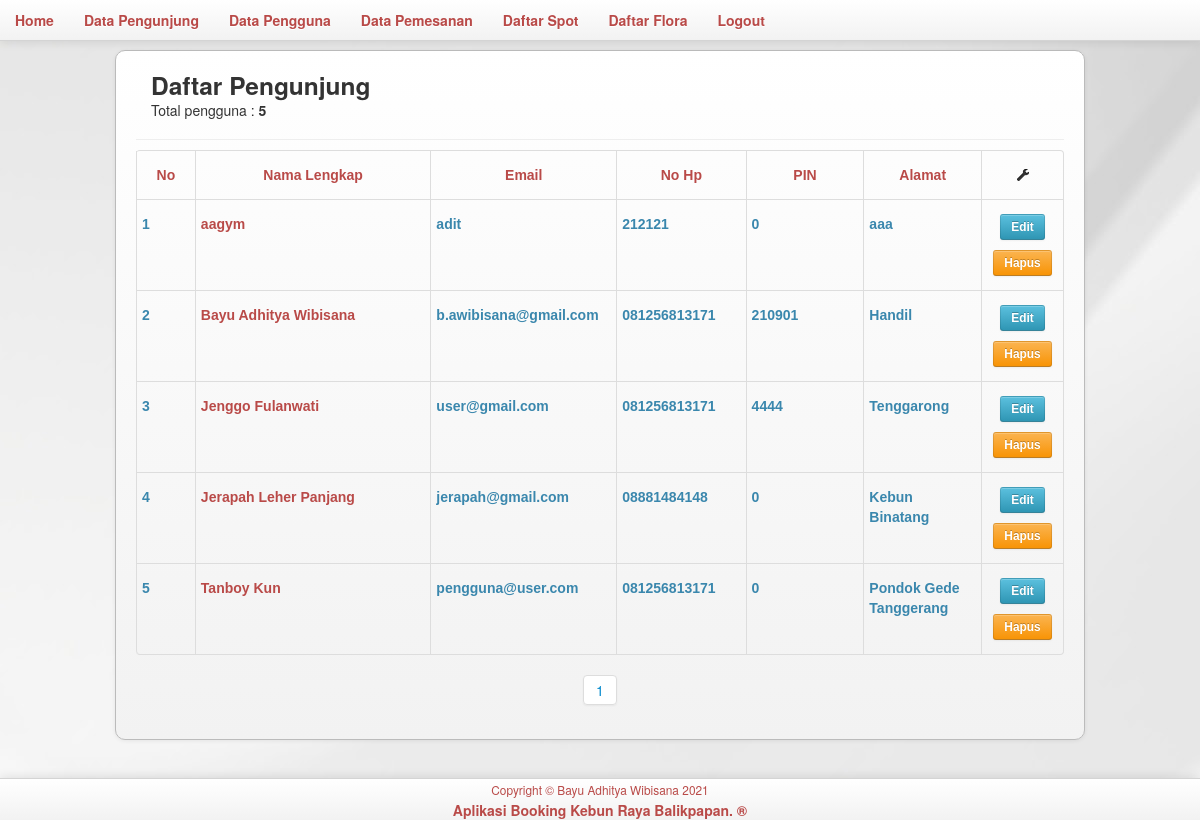
Page /adm/data_pengguna.php (signed in) on the committed database.
### tables this page shows
CREATE TABLE `data_pengguna` (
  `id_pengguna` int(10) NOT NULL,
  `email` varchar(50) NOT NULL,
  `pin` int(10) NOT NULL,
  `no_hp` varchar(25) NOT NULL,
  `jenis_kelamin` varchar(10) NOT NULL,
  `nama_lengkap` varchar(50) NOT NULL,
  `alamat` text NOT NULL
);

### adm/data_pengguna.php (the view, shortened to what this page needs)
<?php
include_once('admin.session.php');
$i = 1;
$jml_per_halaman = 10;
$jml_data = mysqli_num_rows(mysqli_query($conn, "SELECT * FROM data_pengguna"));
$jml_halaman = ceil($jml_data / $jml_per_halaman);
if (isset($_GET['hal'])) {
    $hal = $_GET['hal'];
    $i = ($hal - 1) * $jml_per_halaman  + 1;
    $s = mysqli_query($conn, "SELECT * FROM data_pengguna order by nama_lengkap ASC limit " . (($hal - 1) * $jml_per_halaman) . ", $jml_per_halaman");
} else {
    $s = mysqli_query($conn, "SELECT * FROM data_pengguna order by nama_lengkap ASC limit 0, $jml_per_halaman")
        or die(mysqli_error(''));
}
?>
<!DOCTYPE html>
<html lang="en">
<head>
    <link href="css/bootstrap.min.css" rel="stylesheet" media="screen">
</head>
<body>
    <?php
    include_once('menu.php');
    ?>
    <div class="container">
        <div class="navbar-inner" style="border:1px solid #bbb; border-radius:10px; padding:10px 20px 10px 20px; margin-top:50px; margin-left:auto; margin-right:auto;">
            <div>
                <div class="modal-header">
                    <h3>Daftar Pengunjung</h3>
                    <p>Total pengguna : <b><?php echo $jml_data; ?></b></p>
                </div>
                <div style="margin-top:10px">
                    <table class="table table-condensed table-bordered table-hover">
                        <thead>
                            <td width="5%">
                                <font face="Helvetica, cursive" class="text-error text-center">
                                    <h5>No</h5>
                                </font>
                            </td>
                            <td width="20%">
                                <font face="Helvetica, cursive" class="text-error text-center">
                                    <h5>Nama Lengkap</h5>
                                </font>
                            </td>
                            <td width="5%">
                                <font face="Helvetica, cursive" class="text-error text-center">
                                    <h5>Email</h5>
                                </font>
                            </td>
                            <td width="10%">
                                <font face="Helvetica, cursive" class="text-error text-center">
                                    <h5>No Hp</h5>
                                </font>
                            </td>
                            <td width="10%">
                                <font face="Helvetica, cursive" class="text-error text-center">
                                    <h5>PIN</h5>
                                </font>
                            </td>
                            <td width="10%">
                                <font face="Helvetica, cursive" class="text-error text-center">
                                    <h5>Alamat</h5>
                                </font>
                            </td>
                            <td width="5%">
                                <font face="Helvetica, cursive" class="text-error text-center">
                                    <h5><span class="icon-wrench"></span></h5>
                                </font>
                            </td>
                        </thead>
                        <?php
                        while ($data = mysqli_fetch_array($s)) {
                            $nama = $data['nama_lengkap'];
                            $kode = $data['id_pengguna'];
                        ?>
                            <tbody>
                                <td>
                                    <font face="Helvetica, cursive" class="text-info text-left">
                                        <h5><?php echo $i ?></h5>
                                    </font>
                                </td>
                                <td>
                                    <font face="Helvetica, cursive" class="text-error text-left">
                                        <h5><?php echo "$nama"; ?></h5>
                                    </font>
                                </td>
                                <td>
                                    <font face="Helvetica, cursive" class="text-info text-left">
                                        <h5><?php echo "$data[email]"; ?></h5>
                                    </font>
                                </td>
                                <td>
                                    <font face="Helvetica, cursive" class="text-info text-left">
                                        <h5><?php echo "$data[no_hp]"; ?></h5>
                                    </font>
                                </td>
                                <td>
                                    <font face="Helvetica, cursive" class="text-info text-left">
                                        <h5><?php echo "$data[pin]"; ?></h5>
                                    </font>
                                </td>
                                <td>
                                    <font face="Helvetica, cursive" class="text-info text-left">
                                        <h5><?php echo "$data[alamat]"; ?></h5>
                                    </font>
                                </td>
                                <td>
                                    <font face="Helvetica, cursive" class="text-info text-center">
                                        <h5>
                                            <center>
                                                <a class="btn btn-small btn-info" href="data_pengguna.update.php?kode=<?php echo $kode; ?>" data-toggle="tooltip" data-placement="bottom" title="Edit"> Edit</a>
                                                <a ace="Helvetica, cursive" class="text-info text-center">
                                                    <h5>
                                                        <a class="btn btn-small btn-warning" href="data_pengguna.delete.php?kode=<?php echo $kode; ?>" data-toggle="tooltip" data-placement="bottom" title="Hapus" onclick="return confirm ('Apakah anda yakin ingin menghapus data <?php echo $data['nama_lengkap']; ?>?')">Hapus</a>
                                                    </h5>
                                            </center>
                                    </font>
                                </td>
                            </tbody>
                        <?php $i++;
                        } ?>
                    </table>
                </div>
                <div class="pagination pagination-centered">
                    <ul>
                        <?php for ($i = 1; $i <= $jml_halaman; $i++) { ?>
                            <li><a href="data_pengguna.php?hal=<?php echo $i ?>"><?php echo $i ?></a></li>
                        <?php } ?>
                    </ul>
                </div>
            </div>
        </div>
    </div>
    <br><br><br><br>
    <?php include_once('../footer.php'); ?>
</body>
</html>

### adm/menu.php (shortened to what this page needs)
<div class="container">
	<div class="navbar navbar-fixed-top">
		<div class="navbar-inner">
			<ul class="nav pull-left">
				<li><a href="home.php"><b class="text-error"> Home</b></a></li>
				<li><a href="member.php?hal=1"><b class="text-error"> Data Pengunjung </b></a></li>
				<li><a href="data_pengguna.php"><b class="text-error"> Data Pengguna</b></a></li>
				<li><a href="daftar-pemesanan.php?hal=1"><b class="text-error"> Data Pemesanan</b></a></li>
				<li><a href="pemesanan.php?hal=1"><b class="text-error"> Daftar Spot</b></a></li>
				<li><a href="pemesanan.php?hal=1"><b class="text-error"> Daftar Flora</b></a></li>
				<li><a href="logout.php" onclick="return confirm ('Apakah anda yakin ingin Logout?')"><b class="text-error"> Logout</b></a></li>
			</ul>
		</div>
	</div>
</div>

### footer.php
<div class="navbar-fixed-bottom">
    <div class="navbar-inner">
        <div class="text-center text-error">
            <small>Copyright &copy; Bayu Adhitya Wibisana 2021</small>
        </div>
        <div class="text-center text-error">
            <b>Aplikasi Booking Kebun Raya Balikpapan. &reg;</b>
        </div>
    </div>
</div>

### adm/data_pengguna.php (style rules this page uses)
body { background-image: url(../img/body.jpg); background-repeat: repeat; background-attachment: fixed; }

### rows in the picture
data_pengguna: nama_lengkap "aagym", email "adit", no_hp "212121", pin "0", alamat "aaa"
data_pengguna: nama_lengkap "Bayu Adhitya Wibisana", email "b.awibisana@gmail.com", no_hp "081256813171", pin "210901", alamat "Handil"
data_pengguna: nama_lengkap "Jenggo Fulanwati", email "user@gmail.com", no_hp "081256813171", pin "4444", alamat "Tenggarong"
data_pengguna: nama_lengkap "Jerapah Leher Panjang", email "jerapah@gmail.com", no_hp "08881484148", pin "0", alamat "Kebun Binatang"
data_pengguna: nama_lengkap "Tanboy Kun", email "pengguna@user.com", no_hp "081256813171", pin "0", alamat "Pondok Gede Tanggerang"

### other values in the picture
$jml_data "5"
